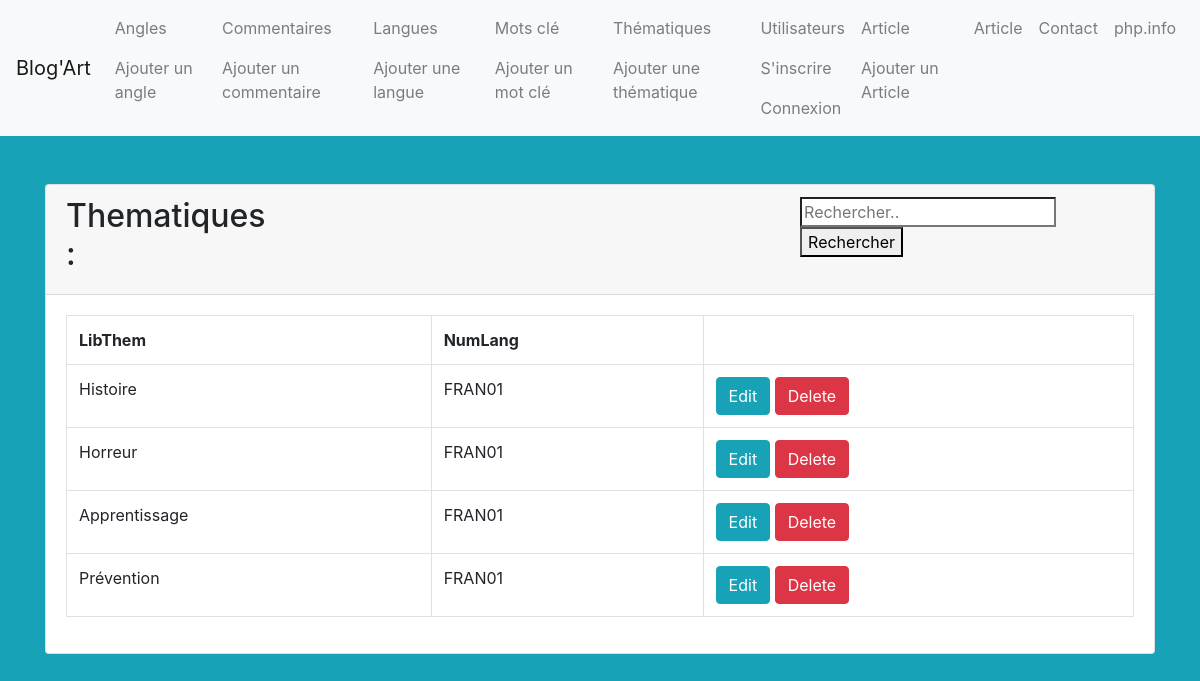
/BACK/Thematique/index.php, run on the app's committed database.
### tables this page shows
CREATE TABLE IF NOT EXISTS `thematique` (
  `NumThem` char(8) NOT NULL,
  `LibThem` char(60) DEFAULT NULL,
  `NumLang` char(8) NOT NULL,
  PRIMARY KEY (`NumThem`),
  KEY `THEMATIQUE_FK` (`NumThem`),
  KEY `FK_ASSOCIATION_4` (`NumLang`)
);

### BACK/Thematique/index.php (the view)
<?php
require '../db.php';
$sql = 'SELECT * FROM thematique';
$statement = $connection->prepare($sql);
$statement->execute();
$langues = $statement->fetchAll(PDO::FETCH_OBJ);
 ?>
<?php require '../header.php'; ?>
<div class="container">
  <div class="card mt-5 bkcard">
    <div class="card-header">
      <div class="box">
        <div class="gauche" ><h2>Thematiques :</h2></div>
        <form method="post" action="search.php">
          <div class="droit"><input type="search" id="site-search" name="q" placeholder="Rechercher.."> <button>Rechercher</button> </div>
        </form>
      </div>
    </div>
    <div class="card-body">
      <table class="table table-bordered">
        <tr>
          <th>LibThem</th>
          <th>NumLang</th>
        </tr>
        <?php foreach($langues as $row): ?>
          <tr>
            <td><?= $row->LibThem; ?></td>
            <td><?= $row->NumLang; ?></td>
            <td>
            <?php
              $id = $row->NumThem ;
              $LibThem = $row->LibThem;
            ?>
              <a href="edit.php?id=<?= $id ?>" class="btn btn-info">Edit</a>
              <a onclick="return confirm('Vous êtes sur le point de supprimer <?php echo $LibThem ?>, voulez-vous continuer ?')" href="delete.php?id=<?= $id ?>" class='btn btn-danger'>Delete</a>
            </td>
          </tr>
        <?php endforeach; ?>
      </table>
    </div>
  </div>
</div>
<?php require '../footer.php'; ?>

### BACK/Thematique/style.css (style rules this page uses)
.box { display: flex; }
.gauche { margin-right:50%; }

### data on the page
thematique: LibThem "Histoire", NumLang "FRAN01"
thematique: LibThem "Horreur", NumLang "FRAN01"
thematique: LibThem "Apprentissage", NumLang "FRAN01"
thematique: LibThem "Prévention", NumLang "FRAN01"
